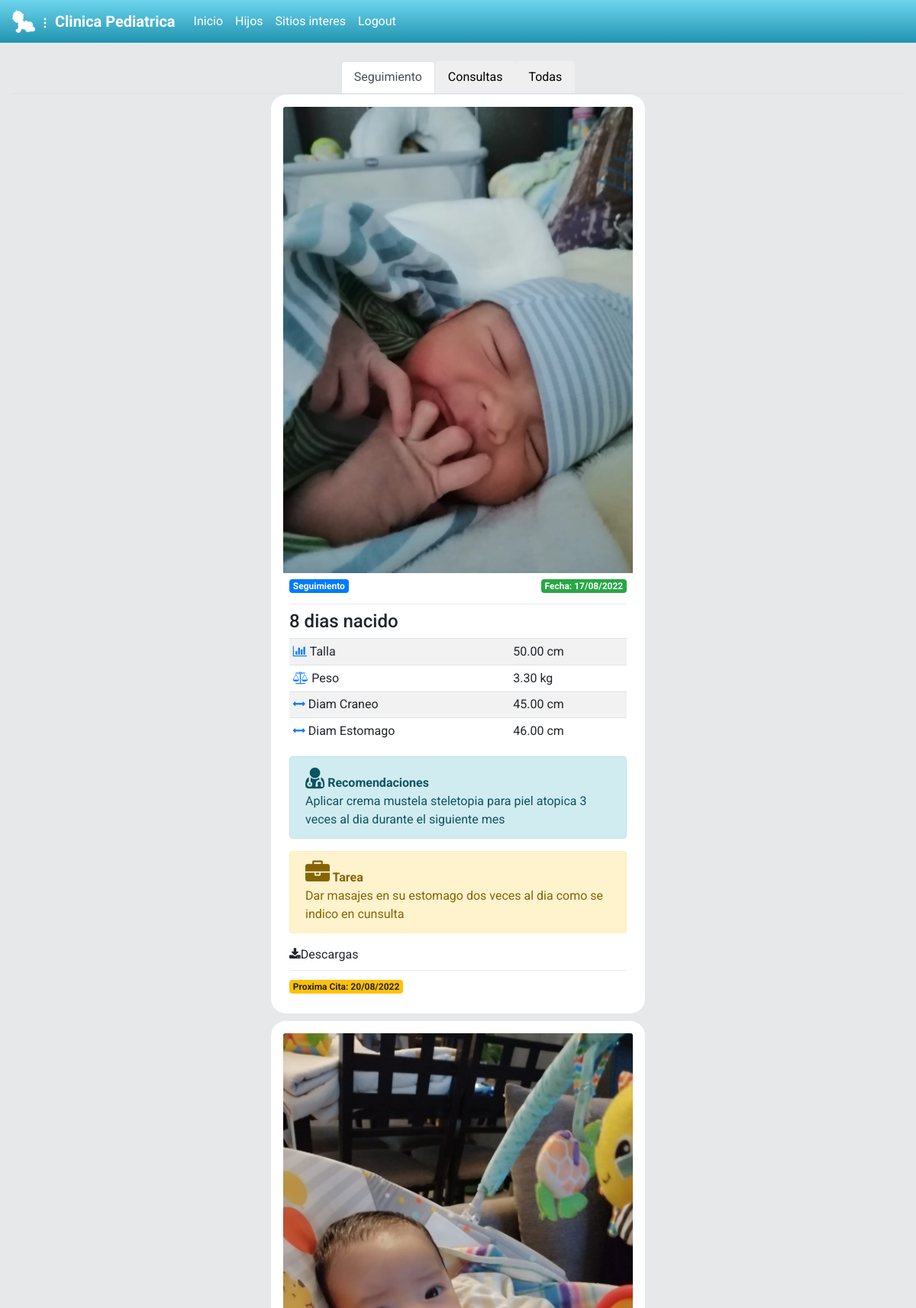
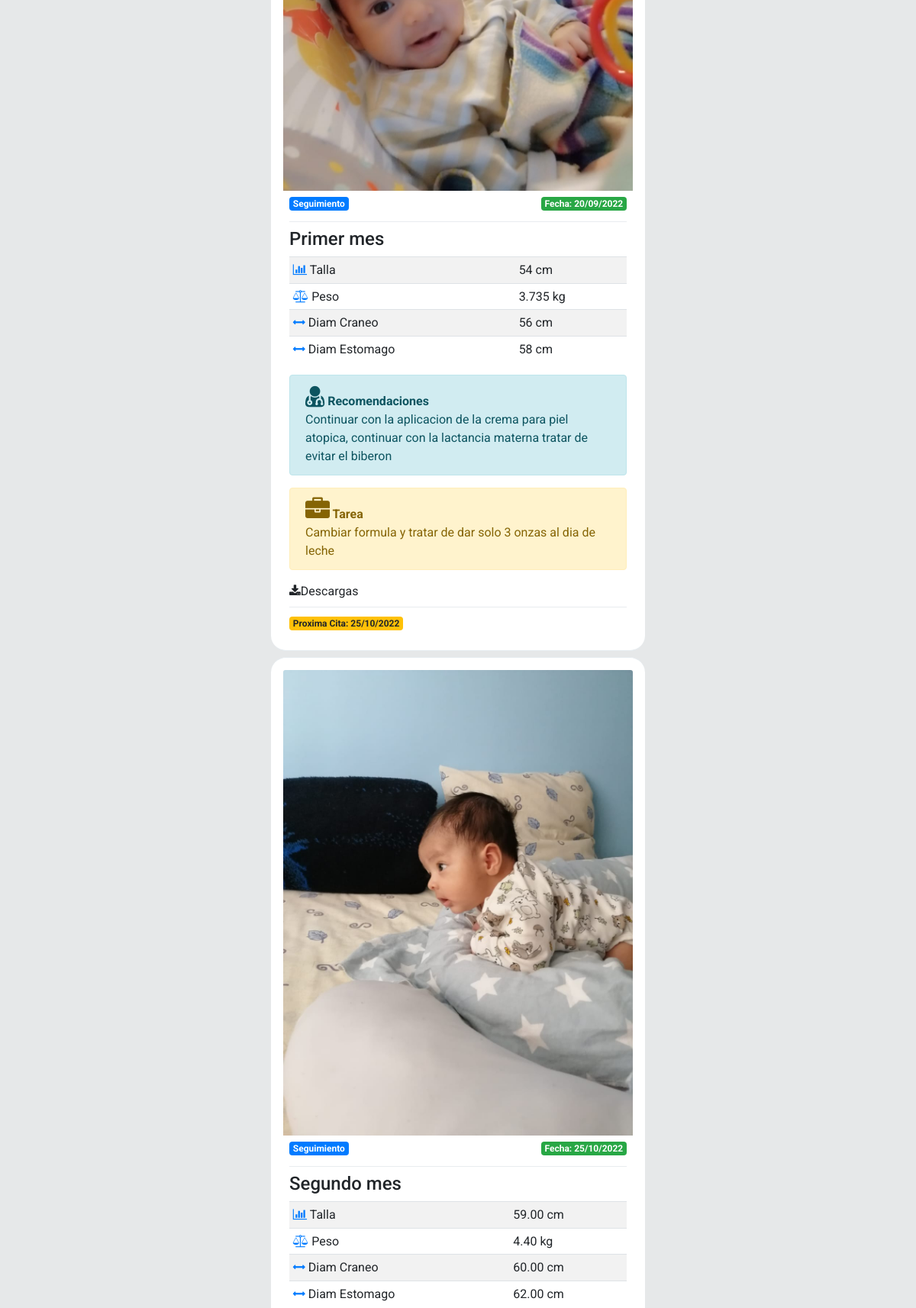
Screenshot of /consulta/10/ (signed in, upper part) with the database file from the repository (2 pictures, top to bottom).
### twitter/models.py (models this page shows, shortened)
class Consultas(models.Model):
    user = models.ForeignKey(User, on_delete=models.CASCADE, null=False, blank=False, default=1)
    tipo = models.CharField(max_length=30, default='Consulta')
    fecha = models.DateField(auto_now=True)
    talla = models.CharField(max_length=20, default='talla', blank=True)
    peso = models.CharField(max_length=20, default='peso', blank=True)
    diam1 = models.CharField(max_length=20, default='diam cr', blank=True)
    diam2 = models.CharField(max_length=20, default='diam est', blank=True)
    nombre = models.ForeignKey(Hijos, on_delete=models.CASCADE, null=True, blank=True)
    recomendacion = models.CharField(max_length=200, default='Recomendacion')
    consulta_fecha = models.CharField(max_length=100, default='Fecha Consulta')
    consulta_proxcita = models.CharField(max_length=100, default='Prox cita')
    consulta_edad = models.CharField(max_length=100, default='Edad consulta')
    consulta_tarea = models.CharField(max_length=100, default='Tarea')
    consulta_exta = models.CharField(max_length=100, default='dato extra')
    pic = models.ImageField(default='default.png')

### twitter/views.py (the view)
# urls.py: path('consulta/<int:id>/', views.consulta, name='consulta'),
@login_required
def consulta(request, id):
    consultas = Consultas.objects.filter(nombre_id = id)
    context={'consultas':consultas}
    return render(request, 'twitter/consulta.html', context)

### twitter/templates/twitter/consulta.html (shortened to what this page needs)
{% extends 'twitter/layout.html' %}
{% load humanize %}
{% block content %}
<div id="main" class="container-fluid ">
    <br>
    <div class="content">
        <nav>
            <div class="nav nav-tabs justify-content-center" id="nav-tab" role="tablist">
                <button class="nav-link active" id="nav-home-tab" data-toggle="tab" data-target="#nav-home"
                    type="button" role="tab" aria-controls="nav-home" aria-selected="true">Seguimiento</button>
                <button class="nav-link" id="nav-profile-tab" data-toggle="tab" data-target="#nav-profile" type="button"
                    role="tab" aria-controls="nav-profile" aria-selected="false">Consultas</button>
                <button class="nav-link" id="nav-contact-tab" data-toggle="tab" data-target="#nav-contact" type="button"
                    role="tab" aria-controls="nav-contact" aria-selected="false">Todas</button>
            </div>
        </nav>
        <div class="tab-content" id="nav-tabContent">
            <div class="tab-pane fade show active" id="nav-home" role="tabpanel" aria-labelledby="nav-home-tab">
                {% for consulta in consultas %}
                    {% if consulta.tipo == 'Seguimiento' %}
                <div id="tweetCards">
                    <div class="tweet-wrap mt-0 mb-2 p-3" style="border-radius:20px">
                        <div class="card">
                            <img src="{{consulta.pic.url}}" class="card-img-top" alt="...">
                            <div class="card-body p-2">
                                <span class="badge badge-primary float-left ">{{ consulta.tipo }} </span><span
                                    class="badge badge-success float-right">Fecha: {{ consulta.consulta_fecha }} </span>
                                <br>
                                <div class="dropdown-divider"></div>
                                <div>
                                       <h4>{{consulta.consulta_edad}}</h4>
                                    <table class="table table-striped table-sm">
                                        <tbody>
                                            <tr>
                                                <td><i class="fa fa-bar-chart" aria-hidden="true" style='color:#007bff'></i>   Talla</td>
                                                <td>{{consulta.talla}} cm</td>
                                            </tr>
                                            <tr>
                                                <td><i class="fa fa-balance-scale" aria-hidden="true" style='color:#007bff'></i>   Peso</td>
                                                <td>{{consulta.peso}} kg</td>
                                            </tr>
                                            <tr>
                                                <td><i class="fa fa-arrows-h" aria-hidden="true" style='color:#007bff'></i> Diam Craneo</td>
                                                <td>{{consulta.diam1}} cm</td>
                                            </tr>
                                            <tr>
                                                <td><i class="fa fa-arrows-h" aria-hidden="true" style='color:#007bff'></i> Diam Estomago</td>
                                                <td>{{consulta.diam2}} cm</td>
                                            </tr>
                                        </tbody>
                                    </table>
                                </div>
                                <div class="alert alert-info" role="alert">
                                    <p class="font-weight-bold p-0 m-0"><i class="fa fa-user-md fa-2x" aria-hidden="true"></i> Recomendaciones</p>
                                    <p class="card-text pt-0">{{consulta.recomendacion}}</p>
                                </div>
                                <div class="alert alert-warning" role="alert">
                                    <p class="font-weight-bold p-0 m-0"><i class="fa fa-briefcase fa-2x" aria-hidden="true"></i></i> Tarea</p>
                                    <p class="card-text pt-0">{{consulta.consulta_tarea}}</p>
                                </div>
                                <a><i class="fa fa-download" aria-hidden="true"></i>Descargas</a>
                                <div class="dropdown-divider"></div>
                                <span class="badge badge-warning">Proxima Cita: {{consulta.consulta_proxcita}}</span>
                            </div>
                        </div>
                    </div>
                </div>
                {% endif %}
                {% endfor %}
            </div>
        </div>
    </div>
</div>
{% endblock content %}

### twitter/static/css/style.css (style rules this page uses)
body { background: #E6E8E9; ; font-family: 'Asap', sans-serif; font-family: 'Roboto', sans-serif; }
img { max-width: 100%; }
.card { border: none; }
#main { justify-content: center; }
.tweet-wrap { max-width: 490px; background: #fff; margin: 0 auto; margin-top: 50px; border-radius: 3px; padding: 30px; border-bottom: 1px solid #e6ecf0; border-top: 1px solid #e6ecf0; }

### rows the page displays
Consultas: pic (picture), tipo "Seguimiento", consulta_fecha "17/08/2022", consulta_edad "8 dias nacido", talla "50.00", peso "3.30", diam1 "45.00", diam2 "46.00", recomendacion "Aplicar crema mustela steletopia para piel atopica 3 veces al dia durante el siguiente mes", consulta_tarea "Dar masajes en su estomago dos veces al dia como se indico en cunsulta", consulta_proxcita "20/08/2022"
Consultas: pic (picture), tipo "Seguimiento", consulta_fecha "20/09/2022", consulta_edad "Primer mes", talla "54", peso "3.735", diam1 "56", diam2 "58", recomendacion "Continuar con la aplicacion de la crema para piel atopica, continuar con la lactancia materna tratar de evitar el biberon", consulta_tarea "Cambiar formula y tratar de dar solo 3 onzas al dia de leche", consulta_proxcita "25/10/2022"
Consultas: pic (picture), tipo "Seguimiento", consulta_fecha "25/10/2022", consulta_edad "Segundo mes", talla "59.00", peso "4.40", diam1 "60.00", diam2 "62.00"
